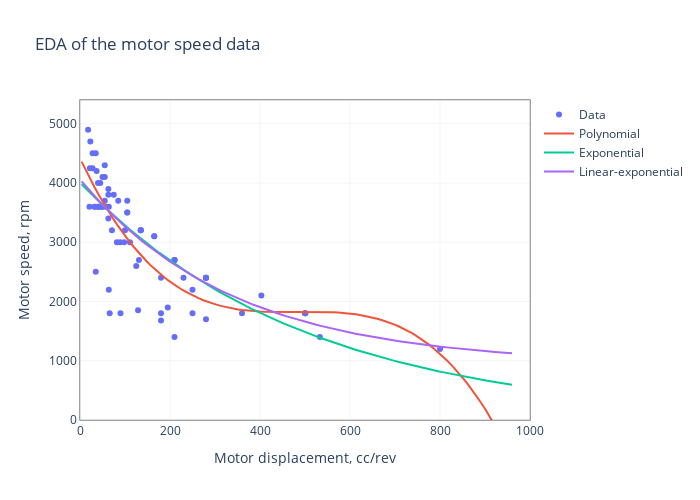

The code cell stored with this chart in its notebook:
### Code cell
machine_type = 'motor'
data_type= 'speed'
df = pd.read_csv('data.csv', index_col='#')
data=df[df['type']==f'{machine_type.capitalize()}'].sample(frac=1)
x=data['displacement'].values
y=data[data_type].values
x_train, x_test, y_train, y_test = train_test_split(x, y, test_size=0.2,random_state=np.random.RandomState(seed=np.random.randint(1000)),shuffle=True)
poly_reg = PolynomialFeatures(degree=3)
x_poly = poly_reg.fit_transform(x_train.reshape((x_train.size, 1)))
poly_reg.fit(x_poly, y_train)
lin_reg = LinearRegression()
lin_reg.fit(x_poly, y_train)

cSpeedMotors_two_params, _ = curve_fit(regModel, x_train, y_train, guess_two_params)
cSpeedMotors_three_params, _ = curve_fit(regModel, x_train, y_train, guess_three_params)
x_cont=np.linspace(.2*np.amin(x_train),1.2*np.amax(x_train),num=100)
fig = go.Figure()
fig.add_scatter(x=x_train, y=y_train, mode='markers',name='Data')
fig.add_scatter(x=x_cont,y=lin_reg.predict(poly_reg.fit_transform(x_cont.reshape(x_cont.size,1))),
mode='lines',name='Polynomial')
fig.add_scatter(x=x_cont, y=regModel(x_cont,*cSpeedPumps_two_params), mode='lines',name='Exponential')
fig.add_scatter(x=x_cont, y=regModel(x_cont,*cSpeedPumps_three_params), mode='lines',name='Linear-exponential')
fig.update_layout(
    title=f'EDA of the {machine_type} {data_type} data',
    width=700,
    height=500,
    xaxis=dict(
        title=f'{machine_type.capitalize()} displacement, cc/rev',
        showline=True,
        linecolor='black',
        mirror=True,
        showgrid=True,
        gridcolor='LightGray',
        gridwidth=0.25,
        linewidth=0.5,
        range=[0, round(1.2 * max(x_train), -2)]
    ),
    yaxis=dict(
        title=f'{machine_type.capitalize()} {data_type}, rpm' if data_type == 'speed' else f'{machine_type.capitalize()} {data_type}, kg',
        showline=True,
        linecolor='black',
        mirror=True,
        showgrid=True,
        gridcolor='LightGray',
        gridwidth=0.25,
        linewidth=0.5,
        range=[0, round(1.1 * max(y_train), -2)]
    ),
    plot_bgcolor='rgba(255,255,255,1)',
    paper_bgcolor='rgba(255,255,255,0)',
    showlegend=True,
)
fig.show()
